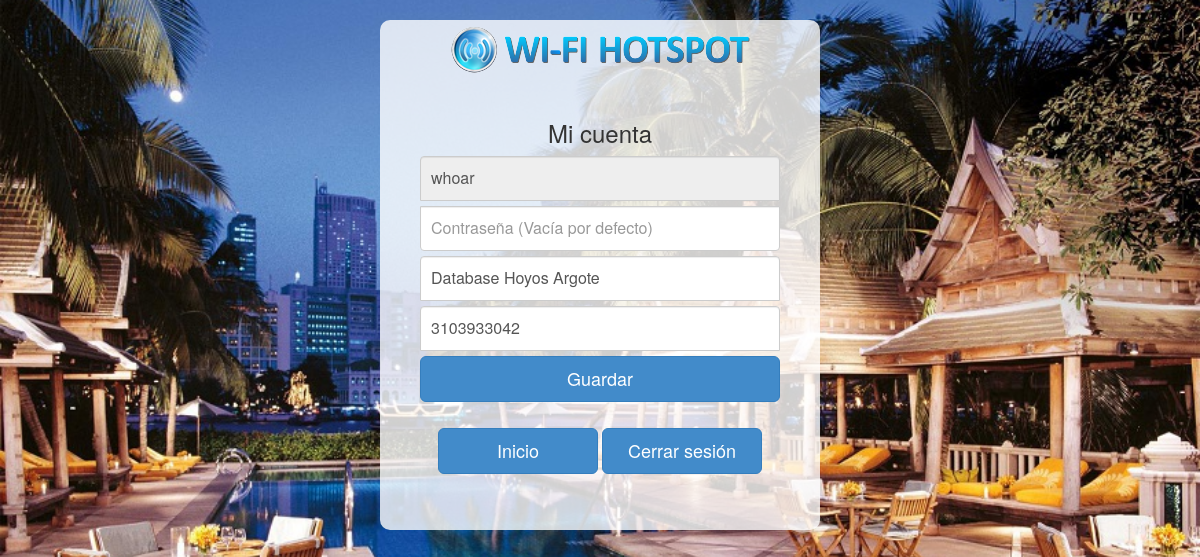
Screenshot of /index.php?page=profile (signed in) with the database file from the repository.
### tables this page shows
CREATE TABLE `tbl_user` (
  `id_user` int(5) NOT NULL,
  `nama_user` varchar(30) NOT NULL,
  `username` varchar(30) NOT NULL,
  `password` varchar(40) NOT NULL,
  `telp` varchar(15) NOT NULL
);

### index.php (called while the page is built, shortened)
<?php
	require "system/language.php";
	require "theme/header.php";
	$page = "home";
	if(isset($_GET['page'])) $page = $_GET['page'];
	require "content/{$page}.php";
	require "theme/footer.php";
?>

### system/language.php (called while the page is built, shortened)
<?php
$lang_logout 		= "Cerrar sesión";
$lang_dash 			= "Inicio";
$lang_save_bt		= "Guardar";
$lang_pass			= "Contraseña";
$lang_leave_pass	= "Vacía por defecto";
$lang_my_acc		= "Mi cuenta";
?>

### content/profile.php (the view, shortened to what this page needs)
<?php
$id=$_SESSION['username'];
$profil = mysql_query("Select * FROM tbl_user WHERE username='$id'");
$r=mysql_fetch_array($profil);
?>
		<div class="alpha-back">
            <img class="img-responsive img-center" src="theme/images/logo.png">
            <div class="pad-space">
                <form class="form-global" method="post" action="">
                    <h3 class="form-global-heading"><?php echo $lang_my_acc;?></h3>
                    <input type="text" name="username" id="username" class="form-control" value="<?php echo "$r[username]";?>" readonly>
	                <input type="password" class="form-control" name="password" id="password" placeholder="<?php echo "$lang_pass ($lang_leave_pass)";?>">
	                <input type="text" class="form-control" name="nama" id="nama" value="<?php echo "$r[nama_user]";?>" required>
					<input type="text" class="form-control" name="telp" id="telp" value="<?php echo "$r[telp]";?>" required>
	                <button class="btn btn-lg btn-primary btn-block" type="submit"><?php echo $lang_save_bt;?></button>
                </form>
				<br />
                  	<p><a class="btn btn-primary btn-lg" role="button" href="index.php"><?php echo $lang_dash;?></a>
					<a class="btn btn-primary btn-lg" role="button" href="logout.php"><?php echo $lang_logout;?></a> </p>
            </div>
        </div>

### theme/css/style.css (style rules this page uses)
html,body { height:100%; }
body { padding-top: 20px; padding-bottom: 0px; background-color: #eee; }
.body-background { background: url('../images/background.jpg') no-repeat center center fixed; -webkit-background-size: cover; -moz-background-size: cover; -o-background-size: cover; background-size: cover; }
.form-global { width: 100%; padding: 0px; margin: 0 auto; }
.form-global .form-global-heading, .form-global .checkbox { margin-bottom: 10px; }
.form-global .form-control { position: relative; font-size: 16px; height: auto; padding: 10px; -webkit-box-sizing: border-box; -moz-box-sizing: border-box; box-sizing: border-box; }
.form-global input[type="text"] { margin-bottom: 5px; border-bottom-left-radius: 0; border-bottom-right-radius: 0; }
.form-global input[type="password"] { margin-bottom: 5px; border-top-left-radius: 0; border-top-right-radius: 0; }
.img-responsive.img-center { margin: 0 auto; }
.alpha-back { background: rgb(255, 255, 255); background: rgba(255, 255, 255, 0.8); filter:progid:DXImageTransform.Microsoft.gradient(startColorstr=#99FFFFFF, endColorstr=#C8FFFFFF); -ms-filter: "progid:DXImageTransform.Microsoft.gradient(startColorstr=#99FFFFFF, endColorstr=#C8FFFFFF); -moz-border-radius:10px; border-radius:10px; }
.pad-space { padding:20px 40px 40px 40px; }
.btn-lg { margin-bottom: 6px; }

### rows the page displays
tbl_user: username "whoar", nama "Database Hoyos Argote", telp "3103933042"

### other values shown
$lang_my_acc "Mi cuenta"
$lang_save_bt "Guardar"
$lang_dash "Inicio"
$lang_logout "Cerrar sesión"
